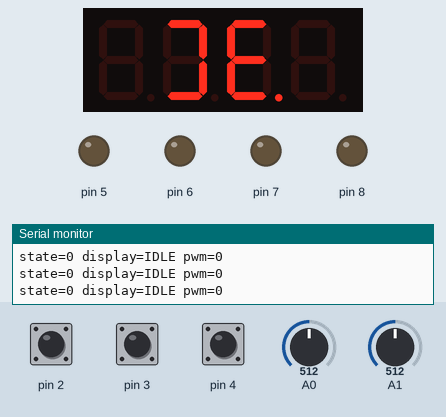
This sketch was run on a simulated Arduino Uno, built with avr-gcc and run on an emulated ATmega328P. Shown: 4-digit seven-segment display, output pins drawn as LEDs (lit = HIGH), the last lines printed to the serial monitor. Wiring (inferred from the names in the program): HT16K33 LED driver at I2C address 0x70. Inputs (shaded band) come from the test bench; at power-on: pin 3 HIGH, A1 = 512, A0 = 512, pin 2 HIGH, pin 4 HIGH. Pins used as bus, display or sensor lines are not drawn.

Above: at 1.2 s.
1.3 s: pin 3 pulled LOW for 0.15 s
At 1.52 s:
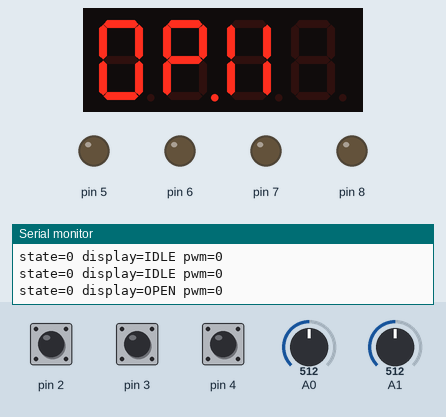
3.1 s: A1 set to 656
4.6 s: A1 set to 688
At 6.8 s:
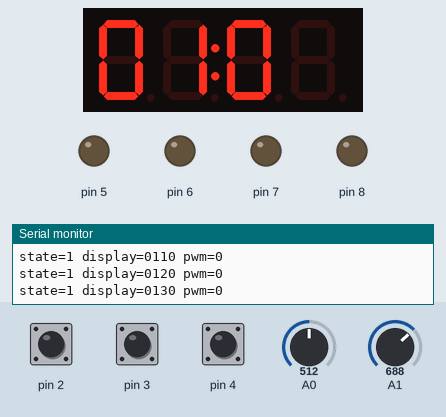
7.1 s: A0 set to 661
8.7 s: A0 set to 688
At 11.1 s:
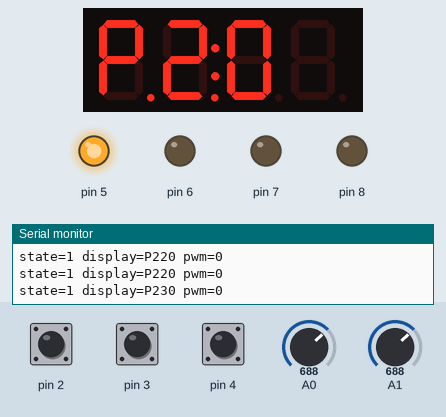
11.7 s: pin 2 pulled LOW for 0.15 s
At 13.6 s:
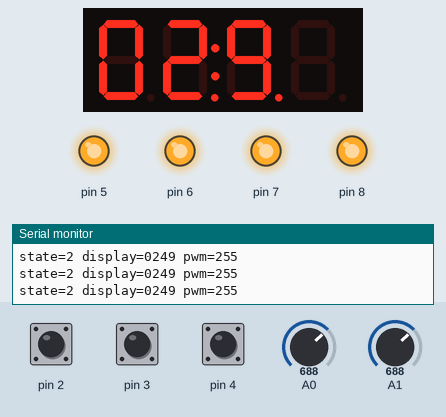
Timing chart, 0 to 15.1 s (numbered marks = the images above; inputs shaded):
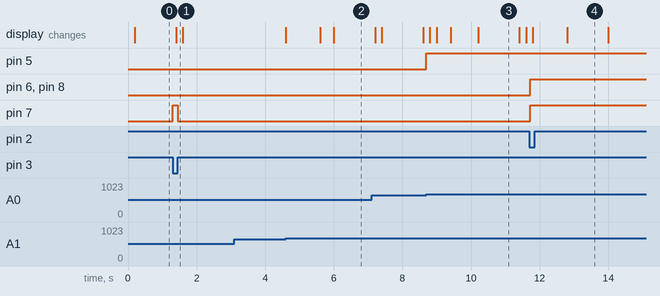

The sketch:

ApplianceController.ino
```cpp
#include <Wire.h>
#include "Controller.h"


namespace Board {
constexpr uint8_t Start = 2, Door = 3, Cancel = 4, Buzzer = 5;
constexpr uint8_t Motor = 6, Light = 7, HeaterLed = 8;
constexpr uint8_t JoyX = A1, JoyY = A0, Display = 0x70;

constexpr uint8_t DoorOpenLevel = LOW;
constexpr bool PassiveBuzzer = false;
}

//class object creation
Controller controller;
Debouncer startButton, cancelButton, door;
bool displayPresent = false, speedMenu = false;
uint32_t nextDisplay = 0, beepStarted = 0, joyChanged = 0;
uint16_t beepDuration = 0;
int8_t previousX = 0, previousY = 0;

bool rawDoorOpen() {
     return digitalRead(Board::Door) == Board::DoorOpenLevel;
     }


void stopActuators() {
    analogWrite(Board::Motor, 0);
    digitalWrite(Board::HeaterLed, LOW);
    }

void beep(uint32_t now, uint16_t duration) {
    beepStarted = now;
    beepDuration = duration;
    if (Board::PassiveBuzzer) tone(Board::Buzzer, 2000);
    else digitalWrite(Board::Buzzer, HIGH);
}

void command(uint8_t value) {
    Wire.beginTransmission(Board::Display);
    Wire.write(value);
    Wire.endTransmission();
}

// Segment patterns for the board's HT16K33 display.
uint16_t glyph(char ch) {
    const uint16_t digits[] = {0x3f, 0x06, 0xdb, 0xcf, 0xe6, 0xed, 0xfd, 0x07, 0xff, 0xef};
    if (ch >= '0' && ch <= '9') return digits[ch - '0'];
    switch (ch) {
    case 'O': return 0x3f; case 'P': return 0xf3; case 'E': return 0xf9;
    case 'N': return 0x2136; case 'D': return 0x120f; case 'I': return 0x1200;
    case 'L': return 0x38; case 'A': return 0xf7; case 'U': return 0x3e;
    case 'S': return 0xed; case ' ': return 0; default: return 0xc0;
    }
}

void render(uint32_t now, bool open) {
    char text[5];
    uint16_t seconds = (controller.remainingMs + 999) / 1000;
    uint8_t minutes = seconds / 60;
    bool statusPhase = (now / 1000) % 3 == 0;
    const char* label = nullptr;
    if (open) label = "OPEN";
    else if (controller.state == State::Complete) label = "DONE";
    else if (controller.state == State::Idle) label = "IDLE";
    else if (controller.state == State::Paused && statusPhase) label = "PAUS";
    if (label) {
        for (uint8_t i=0; i<4; ++i) text[i] = label[i];

         }
    else if (speedMenu && controller.state != State::Running) {
        text[0]='P'; text[1]='0'+controller.speed/100;
        text[2]='0'+controller.speed/10%10; text[3]='0'+controller.speed%10;
    } else {
        text[0]='0'+minutes/10; text[1]='0'+minutes%10;
        text[2]='0'+seconds%60/10; text[3]='0'+seconds%10;
    }
    text[4]=0;
    // Stop updating the display if it stops responding.
    if (displayPresent) {
        Wire.beginTransmission(Board::Display); Wire.write(0);
        for (uint8_t i=0; i<8; ++i) {
            uint16_t bits = i<4 ? glyph(text[i]) : 0;
            Wire.write(static_cast<uint8_t>(bits)); Wire.write(static_cast<uint8_t>(bits >> 8));
        }
        if (Wire.endTransmission() != 0) displayPresent = false;
    }
    if (Serial.availableForWrite() >= 35) {
        Serial.print(F("state=")); Serial.print(static_cast<uint8_t>(controller.state));
        Serial.print(F(" display=")); Serial.print(text);
        Serial.print(F(" pwm=")); Serial.println(controller.active(open) ? controller.speed : 0);
    }
}

int8_t direction(int value) { return value < 350 ? -1 : value > 674 ? 1 : 0; }

void setup() {


    pinMode(Board::Motor, OUTPUT);
    pinMode(Board::HeaterLed, OUTPUT);
    stopActuators();
    pinMode(Board::Light, OUTPUT);
    pinMode(Board::Buzzer, OUTPUT);
    digitalWrite(Board::Light, LOW);
    digitalWrite(Board::Buzzer, LOW);
    pinMode(Board::Start, INPUT_PULLUP);
    pinMode(Board::Cancel, INPUT_PULLUP);
    pinMode(Board::Door, INPUT_PULLUP);
    uint32_t now = millis();
    startButton.begin(digitalRead(Board::Start)==LOW, now);
    cancelButton.begin(digitalRead(Board::Cancel)==LOW, now);
    door.begin(rawDoorOpen(), now);
    Serial.begin(9600);
    Wire.begin();
#if defined(WIRE_HAS_TIMEOUT)
    Wire.setWireTimeout(3000, true);
#endif
    Wire.beginTransmission(Board::Display);
    displayPresent = Wire.endTransmission()==0;
    if (displayPresent) { command(0x21); command(0x81); command(0xe5); }
}

void loop() {
    uint32_t now = millis();
    bool open = rawDoorOpen();
    if (open) stopActuators();
    door.update(open, now);
    bool start = startButton.update(digitalRead(Board::Start)==LOW, now);
    bool cancel = cancelButton.update(digitalRead(Board::Cancel)==LOW, now);
    State previous = controller.state;
    // Stop on the first open reading; debounce the door closing.
    controller.tick(now, open || door.value, start, cancel);
    if (controller.state != previous || cancel) beep(now, controller.state==State::Complete ? 700 : 70);
    if (beepDuration && now - beepStarted >= beepDuration) {
        noTone(Board::Buzzer); digitalWrite(Board::Buzzer, LOW); beepDuration=0;
    }
    int8_t x = direction(analogRead(Board::JoyX));
    int8_t y = direction(analogRead(Board::JoyY));
    if (!cancel && controller.state != State::Running && controller.state != State::Paused) {
        if (y && !previousY) { speedMenu = !speedMenu; beep(now, 40); }
        if (x && (x != previousX || now - joyChanged >= 250)) {
            joyChanged = now;
            if (speedMenu) {
                int speed = controller.speed + x * 10;
                controller.speed = constrain(speed, 0, 255);
            } else controller.adjustTime(x);
        }
    }
    previousX=x; previousY=y;
    bool enabled = controller.active(rawDoorOpen());
    analogWrite(Board::Motor, enabled ? controller.speed : 0);
    digitalWrite(Board::HeaterLed, enabled ? HIGH : LOW);
    digitalWrite(Board::Light, open || enabled ? HIGH : LOW);
    if (now - nextDisplay >= 200) { nextDisplay=now; render(now, open); }
}
```

Controller.cpp
```cpp
#include "Controller.h"

void Controller::tick(uint32_t now, bool doorOpen, bool start, bool cancel) {
        uint32_t elapsed = now - last;
        last = now;
        if (cancel) {
            remainingMs = 0;
            state = State::Idle;
            return; }
        if (state == State::Running) {
            if (elapsed >= remainingMs) {
            remainingMs = 0; state = State::Complete; }
            else remainingMs -= elapsed;
        }
        if (doorOpen) {
            if (state == State::Running) state = State::Paused;
            return;
        }
        if (start) {
            if (state == State::Running) state = State::Paused;
            else if (remainingMs > 0 && (state == State::Ready || state == State::Paused))
                state = State::Running;
        }
    }

void Controller::adjustTime(int8_t direction) {
        if (state == State::Running || state == State::Paused) return;
        int32_t value = static_cast<int32_t>(remainingMs) + direction * 10000L;
        remainingMs = value < 0 ? 0 : value > 5990000L ? 5990000L : value;
        state = remainingMs ? State::Ready : State::Idle;
    }

bool Controller::active(bool rawDoorOpen) const { return state == State::Running && !rawDoorOpen; }

void Debouncer::begin(bool initial, uint32_t now) {
        value = candidate = initial; changed = now;
        }

bool Debouncer::update(bool raw, uint32_t now) {
        if (raw != candidate) {
            candidate = raw; changed = now;
             }
        if (candidate != value && now - changed >= 30) {
            value = candidate;
            return value;
        }
        return false;
    }
```

Controller.h
```cpp
#pragma once
#include <stdint.h>

enum class State : uint8_t { Idle, Ready, Running, Paused, Complete };

// State transitions and countdown, independent of the board hardware.
class Controller {
public:
    State state = State::Idle;
    uint32_t remainingMs = 0;
    uint8_t speed = 140;

    void tick(uint32_t now, bool doorOpen, bool start, bool cancel);

    void adjustTime(int8_t direction);
    bool active(bool rawDoorOpen) const;
private:
    uint32_t last = 0;
};


// Accept a switch change after it stays stable for 30 ms.
class Debouncer {
public:
    bool value = false;
    void begin(bool initial, uint32_t now);
    bool update(bool raw, uint32_t now);
private:
    bool candidate = false;
    uint32_t changed = 0;
};
```

Measured:
- the behaviour switches between 674 and 675 on A1 (found by bisection; images 1 and 2)
- the behaviour switches between 674 and 675 on A0 (found by bisection; images 2 and 3)
- after the input at 1.3 s, pin 7: LOW → HIGH at once, → LOW 0.15 s later; the display: changes after 0.10 s (image 1)
- after the input at 4.6 s, the display: first changes at once (image 2 shows a later state)
- after the input at 8.7 s, pin 5: LOW → HIGH at once; the display: first changes after 0.10 s (image 3 shows a later state)
- after the input at 11.7 s, pin 6–8: LOW → HIGH at once; the display: first changes after 0.10 s (image 4 shows a later state)
